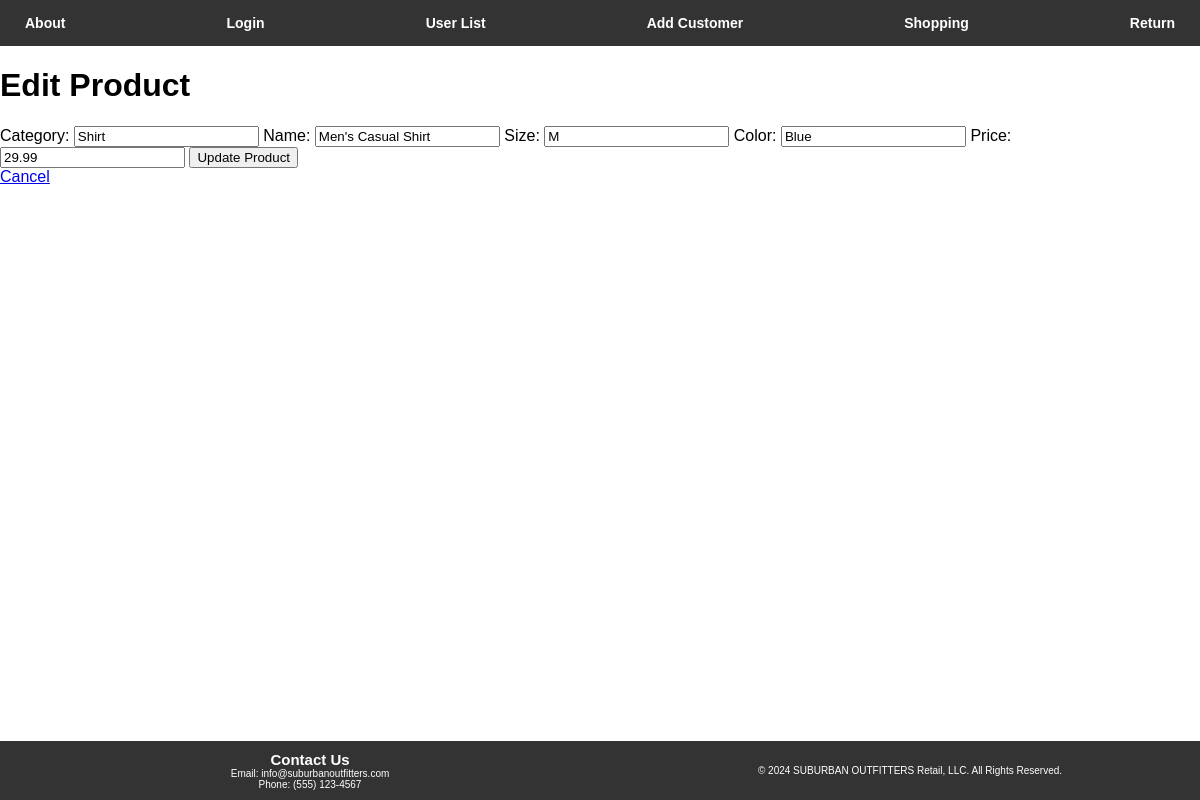
The page /group-project/edit-product.php?product_id=1 (signed in) on the database its author committed.
### tables this page shows
CREATE TABLE `products` (
  `product_id` int(11) NOT NULL,
  `category` varchar(50) NOT NULL,
  `name` varchar(100) NOT NULL,
  `size` varchar(20) DEFAULT NULL,
  `color` varchar(50) DEFAULT NULL,
  `price` decimal(10,2) NOT NULL
);

### group-project/edit-product.php (the view, shortened to what this page needs)
<?php
require_once 'checksession.php';
if(isset($_GET['product_id'])) {
    $product_id = $_GET['product_id'];
    $query = "SELECT * FROM products WHERE product_id = $product_id";
    $result = $conn->query($query);
    if($result->num_rows == 1) {
        $product = $result->fetch_assoc();
    } else {
        echo "<p>Product not found.</p>";
        exit();
    }
} else {
    echo "<p>Product ID not provided.</p>";
    exit();
}
?>
<!DOCTYPE html>
<html lang="en">
<head>
    <link rel="stylesheet" href="styles.css">
</head>
<body>
    <header>
        <nav>
            <a href="about.php">About</a>
            <a href="login-form.php">Login</a>
            <a href="user-list.php">User List</a>
            <a href="user-add.php">Add Customer</a>
            <a href="order.php">Shopping</a>
            <a href="return.php">Return</a>
        </nav>
    </header>
  <div id="edit-product-container">
        <h1>Edit Product</h1>
        <form action="<?php echo htmlspecialchars($_SERVER["PHP_SELF"] . "?product_id=" . $product_id); ?>" method="post">
            <label for="category">Category:</label>
            <input type="text" id="category" name="category" value="<?php echo $product['category']; ?>" required>
            <label for="name">Name:</label>
            <input type="text" id="name" name="name" value="<?php echo $product['name']; ?>" required>
            <label for="size">Size:</label>
            <input type="text" id="size" name="size" value="<?php echo $product['size']; ?>" required>
            <label for="color">Color:</label>
            <input type="text" id="color" name="color" value="<?php echo $product['color']; ?>" required>
            <label for="price">Price:</label>
            <input type="number" id="price" name="price" value="<?php echo $product['price']; ?>" required>
            <button type="submit">Update Product</button>
        </form>
        <a href="order.php">Cancel</a>
    </div>
  <footer>        <div id="footer-container">
            <div id="contact-footer">
                <h2>Contact Us</h2>
                <p>Email: info@suburbanoutfitters.com</p>
                <p>Phone: (555) 123-4567</p>
            </div>
            <div id="copyright">
                <p>&copy; 2024 SUBURBAN OUTFITTERS Retail, LLC. All Rights Reserved.</p>
            </div>
        </div>
    </footer>
</body>
</html>

### group-project/styles.css (style rules this page uses)
body { font-family: 'Arial', sans-serif; margin: 0; }
footer { position: fixed; bottom: 0; width: 100%; background-color: #333; color: white; padding: 1px 0; text-align: center; font-size: 10px; }
#footer-container { display: flex; justify-content: space-between; align-items: center; }
#contact-footer, #copyright { flex: 1; padding: 0 10px; }
body { margin: 0; }
header { background-color: #333; padding: 10px; text-align: center; }
nav { display: flex; justify-content: space-between; align-items: center; padding: 5px; }
nav a { color: #fff; text-decoration: none; margin: 0 10px; font-size: 14px; font-weight: bold; }
footer { background-color: #333; padding: 10px; text-align: center; position: fixed; bottom: 0; width: 100%; }
#contact-footer h2, #contact-footer p { color: #fff; margin: 0; }
#copyright p { color: #fff; margin: 0; }

### rows shown on the page
products: category "Shirt", name "Men's Casual Shirt", size "M", color "Blue", price "29.99"
